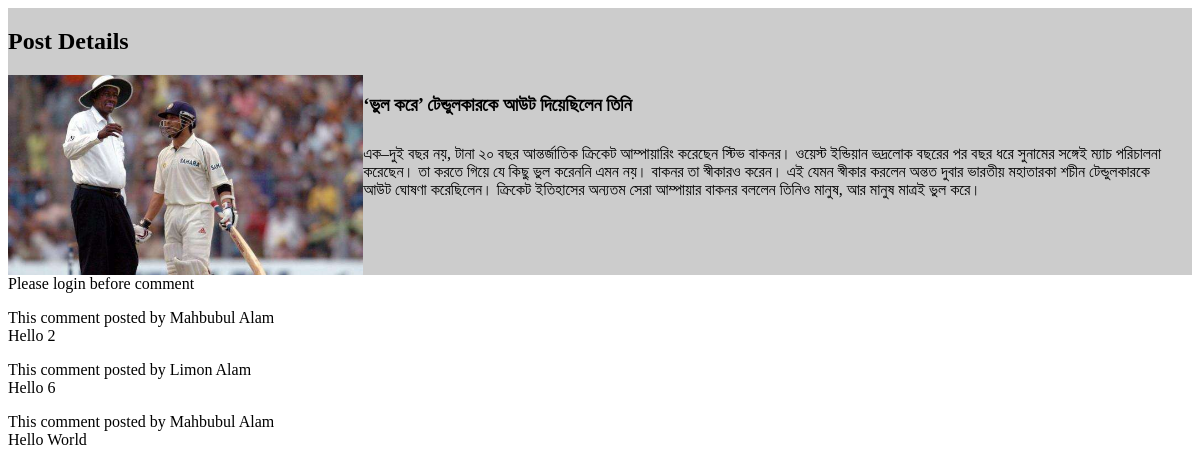
Screenshot of /frontend/blog-details.php?id=1 with the database file from the repository.
### tables this page shows
CREATE TABLE `blog_post` (
  `id` int(11) NOT NULL,
  `title` varchar(222) NOT NULL,
  `description` text NOT NULL,
  `image` text NOT NULL,
  `created_at` timestamp NOT NULL DEFAULT current_timestamp() ON UPDATE current_timestamp(),
  `status` varchar(10) NOT NULL,
  `user_id` int(11) NOT NULL,
  `menu_id` int(11) DEFAULT NULL,
  `submenu_id` int(11) DEFAULT NULL
);

CREATE TABLE `comments` (
  `id` int(11) NOT NULL,
  `user_id` int(11) NOT NULL,
  `user_name` varchar(20) NOT NULL,
  `blog_id` int(11) NOT NULL,
  `comments` varchar(1000) NOT NULL
);

### config/Database.php (called while the page is built, shortened)
<?php
class Database
{
    public function __construct()
    {
        $hostName='localhost';
        $userName='root';
        $password='';
        $dbName='limon_eshikhon';
        $this->link=mysqli_connect($hostName,$userName,$password,$dbName);
    }
}

### beckend/Validation.php (called while the page is built, shortened)
<?php
include ('../config/Database.php');
class Validation
{
    public function showItemDetails($id){
        $sql="SELECT * FROM blog_post WHERE id='$id' ";
        $database=new Database();
        if(mysqli_query($database->link,$sql)){
            $queryResult=mysqli_query($database->link,$sql);
            return $queryResult;
        }else{
            die('Query Problem'.mysqli_error($database->link));
        }
    }
}

### frontend/blog-details.php (the view, shortened to what this page needs)
<?php
require_once '../beckend/Validation.php';
$validation=new Validation();
$id=$_GET['id'];
$queryResult=$validation->showItemDetails($id);
$showItem=mysqli_fetch_assoc($queryResult);
?>
<!DOCTYPE html>
<html lang="en">
    <head>
    </head>
    <body>
        <div class="left-section">
            <h2>Post Details</h2>
            <div class="post-section">
                <div class="post-image"><img src="<?php echo $showItem['image']?>" height="200px" width="100%"></div>
                <div class="post-title"><h3><?php echo $showItem['title']?></h3></div>
                <div class="post-description"><?php echo $showItem['description']?></div>
            </div>
        </div>
        <?php
        if(!isset($_SESSION['id'])){
            echo 'Please login before comment';
        }
        $id=$showItem['id'];
        $sql="SELECT * FROM comments WHERE blog_id='$id'";
        $database=new Database();
        $commentShowResult=mysqli_query($database->link,$sql);
        while ($commentShow=mysqli_fetch_assoc($commentShowResult)){?>
    <p><?php
        echo 'This comment posted by '.$commentShow['user_name']."<br>";
        echo $commentShow['comments'];
        ?>
    </p>
    <?php }?>
    </body>
</html>

### frontend/blog-details.php (style rules this page uses)
.left-section { height: auto; width: 100%; float: left; background-color: #cccccc; }
.post-section { height: 200px; width: 100%; float: left; }
.post-image { height: 200px; width: 30%; float: left; }
.post-title { height: 70px; width: 68%; float: left; }
.post-description { height: 150px; width: 68%; float: left; }

### rows the page displays
blog_post: image (picture), title "‘ভুল করে’ টেন্ডুলকারকে আউট দিয়েছিলেন তিনি", description "এক–দুই বছর নয়, টানা ২০ বছর আন্তর্জাতিক ক্রিকেট আম্পায়ারিং করেছেন স্টিভ বাকনর। ওয়েস্ট ইন্ডিয়ান ভদ্রলোক বছরের পর বছর ধরে সুনামের সঙ্গেই ম্যাচ পরিচালনা করেছেন। তা করতে গিয়ে যে কিছু ভুল করেননি এমন নয়। বাকনর তা স্বীকারও করেন। এই যেমন স্বীকার করলেন অন্তত দুবার ভারতীয় মহাতারকা শচীন টেন্ডুলকারকে আউট ঘোষণা করেছিলেন। ক্রিকেট ইতিহাসের অন্যতম সেরা আম্পায়ার বাকনর বললেন তিনিও মানুষ, আর মানুষ মাত্রই ভুল করে।"
comments: user_name "Mahbubul Alam", comments "Hello 2"
comments: user_name "Limon Alam", comments "Hello 6"
comments: user_name "Mahbubul Alam", comments "Hello World"
